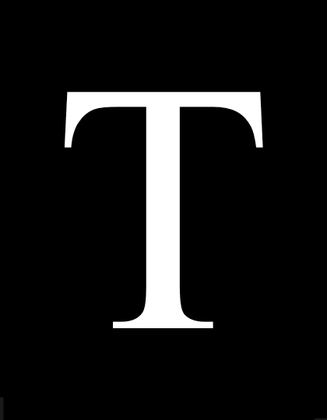
%> input picture project1/Fig0236(a)(letter_T).tif, 327 x 420 px, shrunk from 420 x 540 before the run
$ octave --eval "project1_bilinear;"   (GNU Octave 9; MATLAB toolbox functions it lacks are replaced by stand-ins)
%> lines starting %> are read from the running program, lines starting %| are printed output that depends on the picture; in (x1, y1, x2, y2) boxes, pixels count from 0 and x2, y2 are one past the last pixel; in counts of white or black regions, pixels touching at a corner belong together; the program's own positions count from 1
function project1_bilinear

clear all;
fig=imread('Fig0236(a)(letter_T).tif');%讀圖
%> fig is the input picture: size 420x327 uint8; min 0, max 255, mean 22.4
[height1 width1 d] = size(fig);%獲取圖片大小
%> height1 = 420; width1 = 327; d = 1

cut_size(1) = height1/1;%shear剪裁比例
cut_size(2) = width1/1;%shear剪裁比例

c_fig = fig(1:cut_size(1),1:cut_size(2));
clear fig;
fig=c_fig;
%
m_fig = size(fig);
%> m_fig = [420 327]
height1 = m_fig(1);
width1 = m_fig(2);
zoom_in_scale = 10 ;%縮小比例
height1=height1-1;
%> height1 = 419
width1=width1-1;
%> width1 = 326

if zoom_in_scale~=0
    for v=1:zoom_in_scale:height1
        for w=1:zoom_in_scale:width1
            s_fig(((v-1)/zoom_in_scale)+1,((w-1)/zoom_in_scale)+1)= fig(v,w);%利用迴圈取出矩陣中的px,放到新的矩陣中
        end
    end
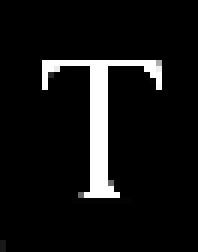
%> s_fig: size 42x33 uint8 (shown 6 times larger); min 0, max 255, mean 19.1
    clear fig;
    fig = s_fig;
end
%
[height1 width1 d] = size(fig);
%> height1 = 42; width1 = 33

scale_h = 10; %放大比例
scale_w = scale_h;
height2 = height1*scale_h;
%> height2 = 420
width2 = width1*scale_w;
%> width2 = 330
l_fig = uint8(zeros(height2,width2));
height1=height1-1;
%> height1 = 41
width1=width1-1;
%> width1 = 32

for j=0:height1
    for i=0:width1
        l_fig(ceil(1+j*scale_h),ceil(1+i*scale_w)) = fig(1+j,1+i);
    end
end
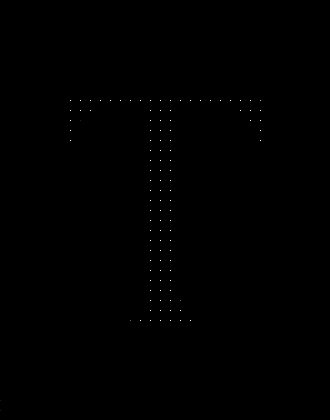
%> l_fig: size 420x330 uint8; min 0, max 255, mean 0.2
clear fig;
fig = l_fig;


for b=1:height2-scale_h
    for a=1:width2-scale_w
        x1 = scale_h*(floor((b-1)/scale_h))+1;
        y1 = scale_w*(floor((a-1)/scale_w))+1;
        x2 = scale_h*(ceil(b/scale_h))+1;
        y2 = scale_w*(ceil(a/scale_w))+1;
        z1 = fig(x1, y1);  z2 = fig(x1, y2); z3= fig(x2, y1); z4 = fig(x2, y2);%找出相鄰的四個點的點座標
        u = (a-y1)/scale_w; t = (b-x1)/scale_h;%算出u與t
        z = z1*(1-u)*(1-t) + z2*u*(1-t) + z3*t*(1-u) + z4*u*t; %biliner公式
        fig(b,a)=z;%將公式後求得的z帶回取代原本的點
    end
end
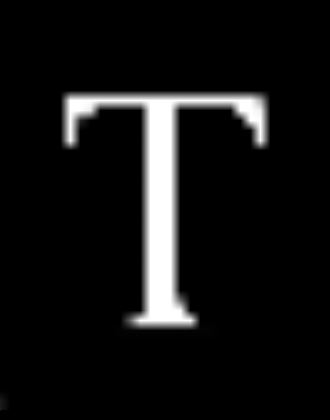
%> fig: size 420x330 uint8; 12.17% of pixels changed, all inside (x1, y1, x2, y2) = (0, 91, 270, 410)

fig([height2-scale_h*2+2:height2],:) = [];
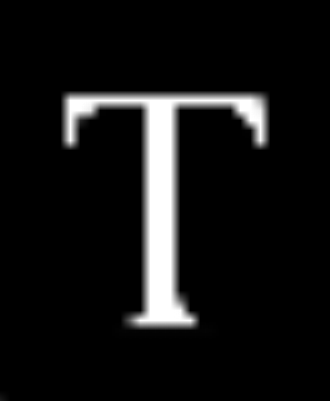
%> fig: size 401x330 uint8; min 0, max 255, mean 20
fig(:,[width2-scale_w*2+2:width2]) = [];
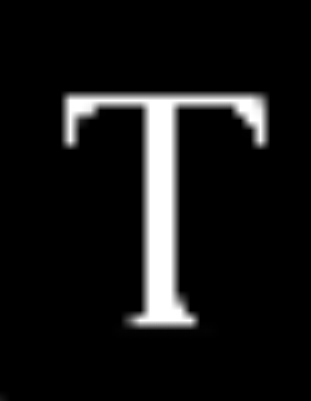
%> fig: size 401x311 uint8; min 0, max 255, mean 21.2
%
[height1 width1 d] = size(fig);
%> height1 = 401; width1 = 311
angle = 0;%設定順時針旋轉角度
if angle~=0
    angle = 360-angle;
    pi=3.1415926;
    angle = angle*(pi/180);
    height3 = height1*sqrt(2.0);
    width3 = width1*sqrt(2.0);
    cy1 = height1/2;
    cx1 = width1/2;
    cy3 = height3/2;
    cx3 = width3/2;
    for o=1:height1
        for p=1:width1
            long = floor(((p-cx3)*cos(angle)+(o-cy3)*sin(angle))+cx1);
            short = floor((-(p-cx3)*sin(angle)+(o-cy3)*cos(angle))+cy1);
            while long<=0
                long=long+1;
            end
            while short<=0
                short=short+1;
            end
            r_fig(short,long)=fig(o,p);
        end
    end

    for o=1:height1
        for p=1:width1
            long = ceil(((p-cx3)*cos(angle)+(o-cy3)*sin(angle))+cx1);
            short = ceil((-(p-cx3)*sin(angle)+(o-cy3)*cos(angle))+cy1);
            while long<=0
                long=long+1;
            end
            while short<=0
                short=short+1;
            end
            r_fig(short,long)=fig(o,p);
        end
    end

    clear fig;
    fig = r_fig;
end
%
move = 0 ; %往右位移pixel
[height1 width1 d] = size(fig);
block_1 = uint8(zeros(height1,width1));
background_1(height1 ,1:move) = fig(1,1);
block_1(:, 1:move) = background_1;
%> block_1: size 401x311 uint8; every value is 0
block_1(: ,move+1:width1) = fig(:, 1:width1-move);
clear fig;
fig = block_1;
%
imwrite(fig, 'project1_bilinear.tif','tif');
imshow(fig)
